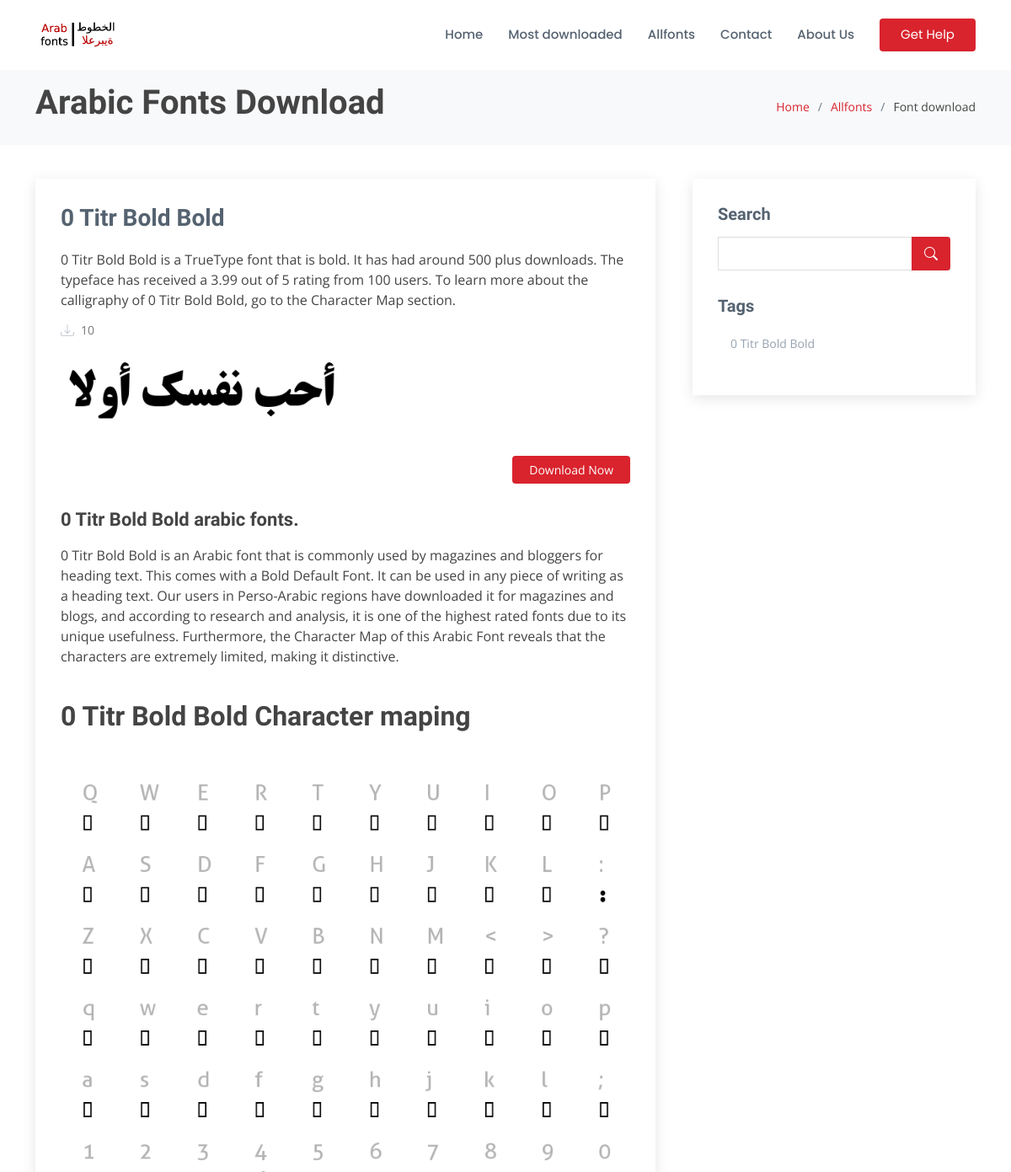
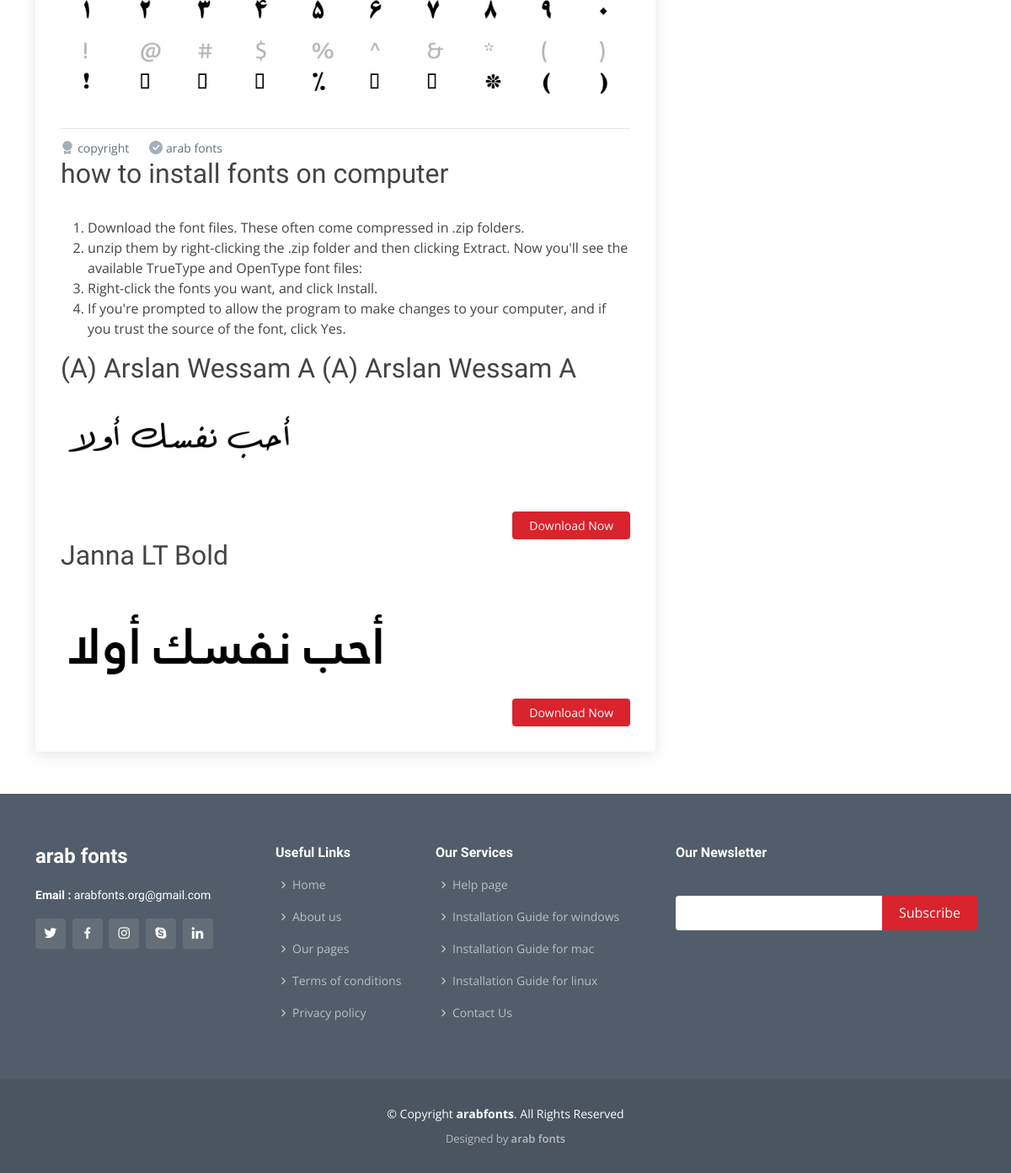
The page /0-titr-bold-bold/ on the database its author committed (2 pictures, top to bottom).
### home/models.py (models this page shows, shortened)
class Modification(models.Model):
    websitename = models.CharField(max_length=50)
    ouremail = models.EmailField()
    copyright = models.CharField(max_length=100)
    logo = models.ImageField(upload_to='websiteimages')
    websitediscription = FroalaField()
    favicon = models.ImageField()

class Fonts(models.Model):
    title = models.CharField(max_length=100, unique=True)
    slug = models.SlugField(max_length=200, null=True, blank=True)
    metakeyword = models.CharField(max_length=200, null=True)
    tags = TaggableManager()
    header_image = models.ImageField(upload_to='header_image')
    headerimg_alt = models.CharField(max_length=100, default="arabic fonts")
    upload_fonts = models.FileField(upload_to="upload_fonts")
    short_dis = FroalaField()
    long_dis = FroalaField()
    char_maping = models.ImageField(upload_to='char_maping')
    charimg_alt = models.CharField(max_length=100, default="arabic fonts charecter maping image")
    publish = models.BooleanField(default=False)
    Total_downloads = models.PositiveIntegerField(default=10, blank=False, null= False)
    def __str__(self):
        return self.title

### home/views.py (the view)
# urls.py: path('<slug:slug>/' , fonts_details , name="fonts_details"),
def fonts_details(request, slug):
    websitedata = Modification.objects.latest('websitename', 'websitediscription', 'ouremail', 'copyright', 'logo', 'favicon' )
    allfonts = Fonts.objects.order_by('-Total_downloads')
    title = Fonts.objects.filter(slug = slug).first()
    alltag = Tag.objects.filter(slug = slug).first()
    context = {
        'allfonts': allfonts[:2],
        'title': title,
        'websitedata': websitedata,
        'copyright': copyright,
        'alltag': alltag,
    }
    try:
        fonts_obj = Fonts.objects.filter(slug = slug).first()
        context['fonts_obj'] = fonts_obj
    except Exception as e:
        print(e)
    return render(request , 'fonts_details.html' , context)

### templates/fonts_details.html (shortened to what this page needs)
{% extends 'base.html' %}
{% block content %}
</header>
  <main id="main">
    <section id="breadcrumbs" class="breadcrumbs">
      <div class="container">
        <div class="d-flex justify-content-between align-items-center">
          <h1><strong>Arabic Fonts Download</strong></h1>
          <ol>
            <li><a href="/">Home</a></li>
            <li><a href="/allfonts">Allfonts</a></li>
            <li>Font download</li>
          </ol>
        </div>
      </div>
    </section>
    <section id="blog" class="blog">
      <div class="container" data-aos="fade-up">
        <div class="row">
          <div class="col-lg-8 entries">
            <article class="entry entry-single">
              <h2 class="entry-title">
                <a href="/allfonts">{{fonts_obj.title}}</a>
              </h2>
              <div class="entry-content">
                <p>
                  {{fonts_obj.short_dis|safe }}
                </p>
                <div class="entry-meta">
                  <ul>
                    <li class="d-flex align-items-center"><i class="bi bi-download"></i> <a href="/">{{fonts_obj.Total_downloads}}</a></li>
                  </ul>
                </div>
                <img src="/static/{{fonts_obj.header_image}}" class="img-fluid" alt="{{fonts_obj.title}},{{fonts_obj.headerimg_alt}}">
                <div class="read-more">
                  <a href="/static/{{fonts_obj.upload_fonts}}">Download Now</a>
                </div>
                <h3>{{fonts_obj.title}} arabic fonts.</h3>
                <p>
                  {{fonts_obj.long_dis|safe}}
                </p>
                <br>
                <h2><strong>{{fonts_obj.title}} Character maping </strong></h2><br><br>
                <img src="/static/{{fonts_obj.char_maping}}" class="img-fluid" alt="{{fonts_obj.title}}{{fonts_obj.charimg_alt}}">
              </div>
              <div class="entry-footer">
                <i class="bi bi-award-fill"></i>
                <ul class="cats">
                  <li><a href="#">copyright</a></li>
                </ul>
                <i class="bi bi-check-circle-fill"></i>
                <ul class="tags">
                  <li><a href="/">arab fonts </a></li>
                </ul>
              </div>
              <h2>how to install fonts on computer</h2><br>
              <ol>
                <li>Download the font files. These often come compressed in .zip folders.</li>
                <li>unzip them by right-clicking the .zip folder and then clicking Extract. Now you'll see the available TrueType and OpenType font files:</li>
                <li>Right-click the fonts you want, and click Install.</li>
                <li>If you're prompted to allow the program to make changes to your computer, and if you trust the source of the font, click Yes.</li>
              </ol>
              {% for fonts in allfonts %}
                      <h2>{{fonts.title}}</h2>
                      <a href="{% url 'fonts_details' fonts.slug%}"><img src="/static/{{fonts.header_image}}" class="img-fluid" alt="{{fonts.headerimg_alt}}{{fonts.title}}"></a>
                      <div class="entry-content">
                        <div class="read-more">
                          <a href="{% url 'fonts_details' fonts.slug %}">Download Now</a>
                        </div>
                      </div>
                      {% endfor %}
            </article>
          </div>
          <div class="col-lg-4">
            <div class="sidebar">
              <h3 class="sidebar-title">Search</h3>
              <div class="sidebar-item search-form">
                <form action="">
                  <input type="text">
                  <button type="submit"><i class="bi bi-search"></i></button>
                </form>
              </div>
              <h3 class="sidebar-title">Tags</h3>
                <div class="sidebar-item tags">
                <ul>
                  <li><a href="/">{{fonts_obj.title}}</a></li>
                </ul>
              </div>
            </div>
          </div>
        </div>
      </div>
    </section>
  </main>
 {% endblock %}

### templates/header.html (shortened to what this page needs)
{% load static %}
<!DOCTYPE html>
<html lang="en">
<head>
  <link href="{% static 'assets/vendor/animate.css/animate.min.css' %}" rel="stylesheet">
  <link href="{% static 'assets/vendor/bootstrap/css/bootstrap.min.css' %}" rel="stylesheet">
  <link href="{% static 'assets/vendor/bootstrap-icons/bootstrap-icons.css' %}" rel="stylesheet">
  <link href="{% static 'assets/vendor/boxicons/css/boxicons.min.css' %}" rel="stylesheet">
  <link href="{% static 'assets/vendor/glightbox/css/glightbox.min.css' %}" rel="stylesheet">
  <link href="{% static 'assets/vendor/remixicon/remixicon.css' %}" rel="stylesheet">
  <link href="{% static 'assets/vendor/swiper/swiper-bundle.min.css' %}" rel="stylesheet">
  <link href="{% static 'assets/css/style.css' %}" rel="stylesheet">
</head>
<body>
    <header id="header" class="fixed-top d-flex align-items-center">
      <div class="container d-flex align-items-center">
        <a href="/" class="logo me-auto"><img src="/static/{{websitedata.logo}}" alt="arab fonts" class="img-fluid"></a>
        <nav id="navbar" class="navbar">
          <ul>
            <li><a href="/">Home</a></li>
            <li><a href="/mostdownloaded">Most downloaded</a></li>
            <li><a href="/allfonts">Allfonts</a></li>
            <li><a href="/contact">Contact</a></li>
            <li><a href="/aboutus">About Us</a></li>
            <li><a href="/help" class="getstarted">Get Help</a></li>
          </ul>
        </nav>
      </div>

### templates/footer.html (shortened to what this page needs)
{% load static %}
 <footer id="footer">
  <div class="footer-top">
    <div class="container">
      <div class="row">
        <div class="col-lg-3 col-md-6">
          <div class="footer-info">
            <h3>{{ websitedata.websitename }}</h3>
             <p>
              <strong>Email : </strong>{{websitedata.ouremail}}<br>
            </p>
            <div class="social-links mt-3">
              <a href="#" class="twitter"><i class="bx bxl-twitter"></i></a>
              <a href="#" class="facebook"><i class="bx bxl-facebook"></i></a>
              <a href="#" class="instagram"><i class="bx bxl-instagram"></i></a>
              <a href="#" class="google-plus"><i class="bx bxl-skype"></i></a>
              <a href="#" class="linkedin"><i class="bx bxl-linkedin"></i></a>
            </div>
          </div>
        </div>
        <div class="col-lg-2 col-md-6 footer-links">
          <h4>Useful Links</h4>
          <ul>
            <li><i class="bx bx-chevron-right"></i> <a href="/">Home</a></li>
            <li><i class="bx bx-chevron-right"></i> <a href="/aboutus">About us</a></li>
            <li><i class="bx bx-chevron-right"></i> <a href="/pages">Our pages</a></li>
            <li><i class="bx bx-chevron-right"></i> <a href="/termsandcondition">Terms of conditions</a></li>
            <li><i class="bx bx-chevron-right"></i> <a href="/privacypolicy">Privacy policy</a></li>
          </ul>
        </div>
        <div class="col-lg-3 col-md-6 footer-links">
          <h4>Our Services</h4>
          <ul>
            <li><i class="bx bx-chevron-right"></i> <a href="/help">Help page</a></li>
            <li><i class="bx bx-chevron-right"></i> <a href="/install-fonts-on-windows">Installation Guide for windows </a></li>
            <li><i class="bx bx-chevron-right"></i> <a href="/install-fonts-on-linux">Installation Guide for mac</a></li>
            <li><i class="bx bx-chevron-right"></i> <a href="/install-fonts-on-linux">Installation Guide for linux</a></li>
            <li><i class="bx bx-chevron-right"></i> <a href="/contact">Contact Us</a></li>
          </ul>
        </div>
        <div class="col-lg-4 col-md-6 footer-newsletter">
          <h4>Our Newsletter</h4>
          <form action="" method="post">
            <input type="email" name="email"><input type="submit" value="Subscribe">
          </form>
        </div>
      </div>
    </div>
  </div>
  <div class="container">
    <div class="copyright">
      &copy; Copyright <strong><span> {{ websitedata.copyright }}</span></strong>. All Rights Reserved
    </div>
    <div class="credits">
      Designed by <a href="https://arabfonts.org">{{ websitedata.websitename }}</a>
    </div>
  </div>
</footer>
</body>
</html>

### rows shown on the page
Modification: logo (picture), websitename "arab fonts", ouremail "arabfonts.org@gmail.com", copyright "arabfonts"
Fonts: title "0 Titr Bold Bold", short_dis "0 Titr Bold Bold is a TrueType font that is bold. It has had around 500 plus downloads. The typeface has received a 3.99 out of 5 rating from 100 users. To learn more about the calligraphy of 0 Titr Bold Bold, go to the Character Map section.", Total_downloads "10", header_image (picture), long_dis "0 Titr Bold Bold is an Arabic font that is commonly used by magazines and bloggers for heading text. This comes with a Bold Default Font. It can be used in any piece of writing as a heading text. Our users in Perso-Arabic regions have downloaded it for magazines and blogs, and according to research and analysis, it is one of the highest rated fonts due to its unique usefulness. Furthermore, the Character Map of this Arabic Font reveals that the characters are extremely limited, making it distinctive.", char_maping (picture)
Fonts: title "(A) Arslan Wessam A (A) Arslan Wessam A", header_image (picture)
Fonts: title "Janna LT Bold", header_image (picture)
